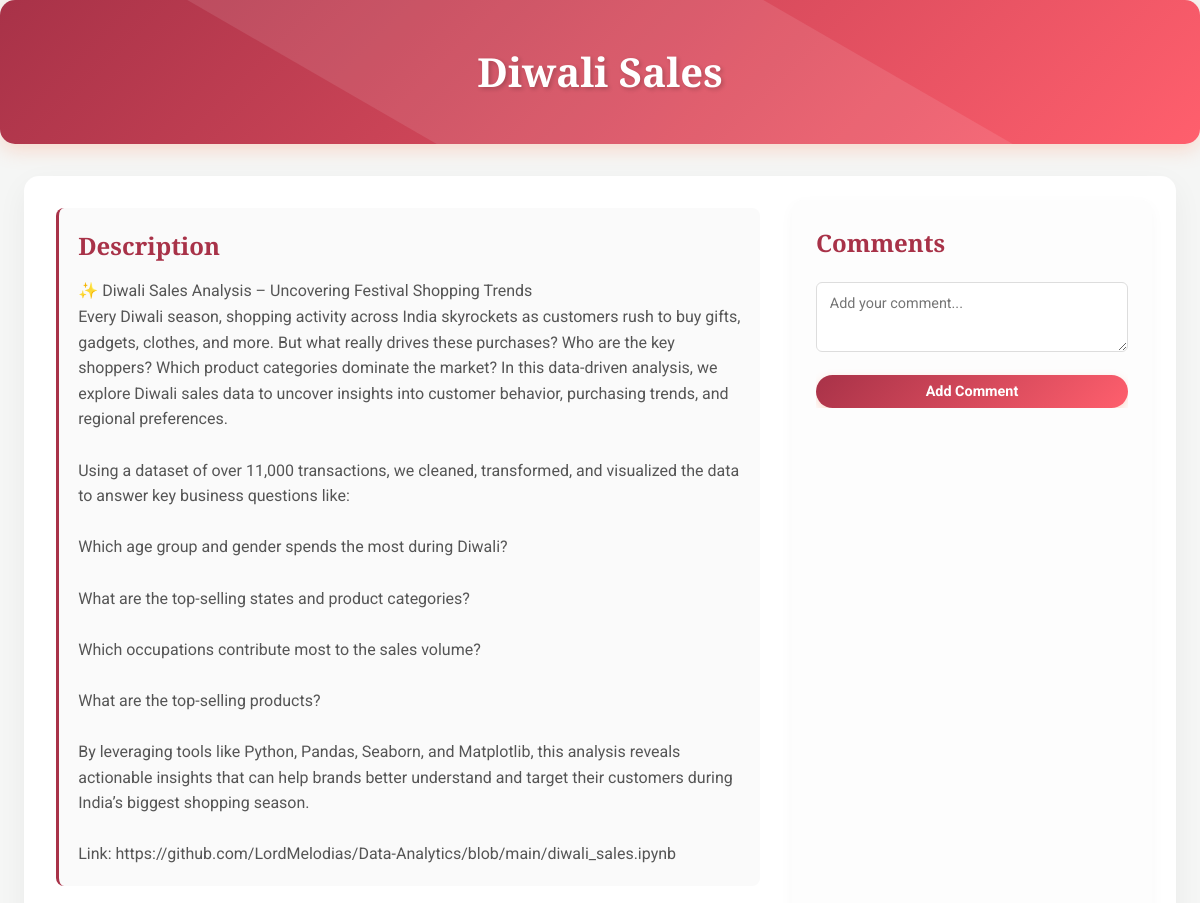
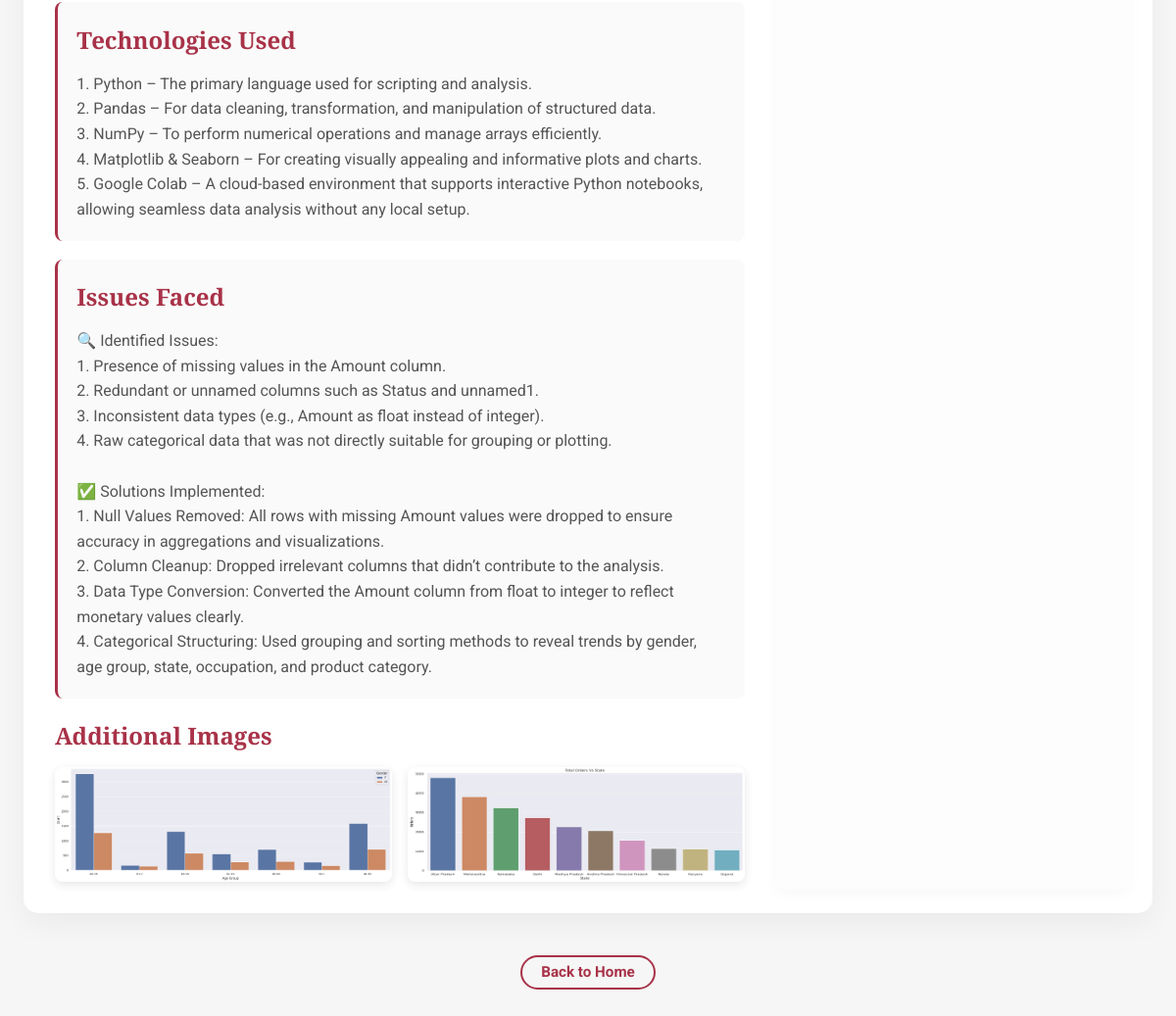
Screenshot of /projects/8/ with the database file from the repository (2 pictures, top to bottom).
### app/models.py (models this page shows, shortened)
class Project(models.Model):
    CATEGORY_CHOICES = (
        ('web', 'Web Development'),
        ('data', 'Data Analytics'),
        ('cloud', 'Clouds'),
    )
    title = models.CharField(max_length=200)
    description = models.TextField()
    image = models.ImageField(upload_to='project_images/', blank=True, null=True)
    technologies_used = models.TextField(blank=True)
    issues_faced = models.TextField(blank=True)
    category = models.CharField(max_length=50, choices=CATEGORY_CHOICES, default='web')  # Added category field
    created_at = models.DateTimeField(auto_now_add=True)
    updated_at = models.DateTimeField(auto_now=True)

class ProjectImage(models.Model):
    project = models.ForeignKey(Project, related_name='images', on_delete=models.CASCADE)
    image = models.ImageField(upload_to='additional_images/')

### app/views.py (the view, shortened to what this page needs)
# urls.py: path('projects/<int:pk>/', project_detail, name='project-detail'),
def project_detail(request, pk):
    project = Project.objects.get(pk=pk)
    return render(request, 'project_detail.html', {'project': project})

### app/templates/project_detail.html (shortened to what this page needs)
<!DOCTYPE html>
<html lang="en">
<head>
</head>
<body>
    <div class="project-header">
        <h1>{{ project.title }}</h1>
    </div>
    <div class="container">
        <div class="main-content">
            <div class="project-details">
                <div class="project-description">
                    <h3>Description</h3>
                    <p>{{ project.description|linebreaksbr }}</p>
                </div>
                <div class="tech-used">
                    <h3>Technologies Used</h3>
                    <p>{{ project.technologies_used|linebreaksbr }}</p>
                </div>
                <div class="issues-faced">
                    <h3>Issues Faced</h3>
                    <p>{{ project.issues_faced|linebreaksbr }}</p>
                </div>
                <h3>Additional Images</h3>
                <div class="additional-images">
                    {% for img in project.images.all %}
                        <img src="{{ img.image.url }}" alt="Additional Image">
                    {% endfor %}
                </div>
            </div>
            <div class="interaction-section">
                <div class="comments-section">
                    <h3>Comments</h3>
                    <form class="comment-form" method="POST" action="{% url 'project-comment' project.id %}">
                        <textarea name="content" placeholder="Add your comment..." required></textarea>
                        <button type="submit">Add Comment</button>
                    </form>
                </div>
            </div>
        </div>
        <div class="back-link">
            <a href="{% url 'home' %}">Back to Home</a>
        </div>
    </div>
</body>
</html>

### app/templates/project_detail.html (style rules this page uses)
* { margin: 0; padding: 0; box-sizing: border-box; }
body { font-family: 'Roboto', sans-serif; background: #f5f6f5 url('https://www.transparenttextures.com/patterns/white-texture.png'); color: #333; line-height: 1.6; overflow-x: hidden; }
.container { max-width: 1200px; margin: 2rem auto; padding: 0 1.5rem; display: flex; flex-direction: column; gap: 1.5rem; }
.project-header { background: linear-gradient(135deg, #a83248 0%, #ff5f6d 100%); padding: 2.5rem; text-align: center; color: #fff; border-radius: 15px; box-shadow: 0 5px 20px rgba(255, 140, 95, 0.3); position: relative; overflow: hidden; }
.project-header::before { content: ''; position: absolute; top: -50%; left: -50%; width: 200%; height: 200%; background: rgba(255, 255, 255, 0.1); transform: rotate(30deg); animation: shine 4s infinite; }
.project-header h1 { font-family: 'Playfair Display', serif; font-size: 2.5rem; font-weight: 700; text-shadow: 2px 2px 4px rgba(0, 0, 0, 0.2); position: relative; z-index: 1; }
.main-content { display: grid; grid-template-columns: 2fr 1fr; gap: 1.5rem; background: #fff; border-radius: 15px; padding: 1.5rem; box-shadow: 0 10px 30px rgba(0, 0, 0, 0.05); animation: fadeIn 0.5s ease-in; }
.project-details { padding: 0.5rem; }
.project-description, .tech-used, .issues-faced { background: #fafafa; padding: 1.2rem; border-radius: 8px; margin-bottom: 1.2rem; font-size: 1rem; color: #555; border-left: 3px solid #a83248; }
h3 { font-family: 'Playfair Display', serif; font-size: 1.5rem; color: #a83248; margin-bottom: 0.8rem; }
.additional-images { display: grid; grid-template-columns: repeat(auto-fit, minmax(120px, 1fr)); gap: 1rem; }
.additional-images img { width: 100%; height: auto; border-radius: 8px; box-shadow: 0 3px 10px rgba(0, 0, 0, 0.1); transition: transform 0.3s ease; }
.interaction-section { background: #fdfdfd; padding: 1.5rem; border-radius: 10px; box-shadow: 0 5px 15px rgba(0, 0, 0, 0.03); }
.comments-section { max-height: 400px; overflow-y: auto; }
.comment-form { margin-top: 1.2rem; }
.comment-form textarea { width: 100%; min-height: 70px; padding: 0.8rem; margin-bottom: 1rem; border: 1px solid #ddd; border-radius: 6px; font-family: 'Roboto', sans-serif; font-size: 0.9rem; resize: vertical; transition: border-color 0.3s ease; }
.comment-form button { padding: 0.5rem 1.2rem; background: linear-gradient(135deg, #a83248, #ff5f6d); color: #fff; border: none; border-radius: 20px; font-family: 'Roboto', sans-serif; font-weight: 700; font-size: 0.9rem; cursor: pointer; transition: all 0.3s ease; box-shadow: 0 3px 8px rgba(255, 140, 95, 0.3); width: 100%; }
.back-link { text-align: center; margin: 1.5rem 0; }
.back-link a { color: #a83248; text-decoration: none; font-weight: 700; font-size: 0.95rem; padding: 0.4rem 1.2rem; border: 2px solid #a83248; border-radius: 20px; transition: all 0.3s ease; }

### rows the page displays
Project: title "Diwali Sales", description "✨ Diwali Sales Analysis – Uncovering Festival Shopping Trends Every Diwali season, shopping activity across India skyrockets as customers rush to buy gifts, gadgets, clothes, and more. But what really drives these purchases? Who are the key shoppers? Which product categories dominate the market? In this data-driven analysis, we explore Diwali sales data to uncover insights into customer behavior, purchasing trends, and regional preferences. Using a dataset of over 11,000 transactions, we cleaned, transformed, and visualized the data to answer key business questions like: Which age group and gender spends the most during Diwali? What are the top-selling states and product categories? Which…", technologies_used "1. Python – The primary language used for scripting and analysis. 2. Pandas – For data cleaning, transformation, and manipulation of structured data. 3. NumPy – To perform numerical operations and manage arrays efficiently. 4. Matplotlib & Seaborn – For creating visually appealing and informative plots and charts. 5. Google Colab – A cloud-based environment that supports interactive Python notebooks, allowing seamless data analysis without any local setup.", issues_faced "🔍 Identified Issues: 1. Presence of missing values in the Amount column. 2. Redundant or unnamed columns such as Status and unnamed1. 3. Inconsistent data types (e.g., Amount as float instead of integer). 4. Raw categorical data that was not directly suitable for grouping or plotting. ✅ Solutions Implemented: 1. Null Values Removed: All rows with missing Amount values were dropped to ensure accuracy in aggregations and visualizations. 2. Column Cleanup: Dropped irrelevant columns that didn’t contribute to the analysis. 3. Data Type Conversion: Converted the Amount column from float to integer to reflect monetary values clearly. 4. Categorical Structuring: Used grouping and sorting methods…"
ProjectImage: image (picture)
ProjectImage: image (picture)
